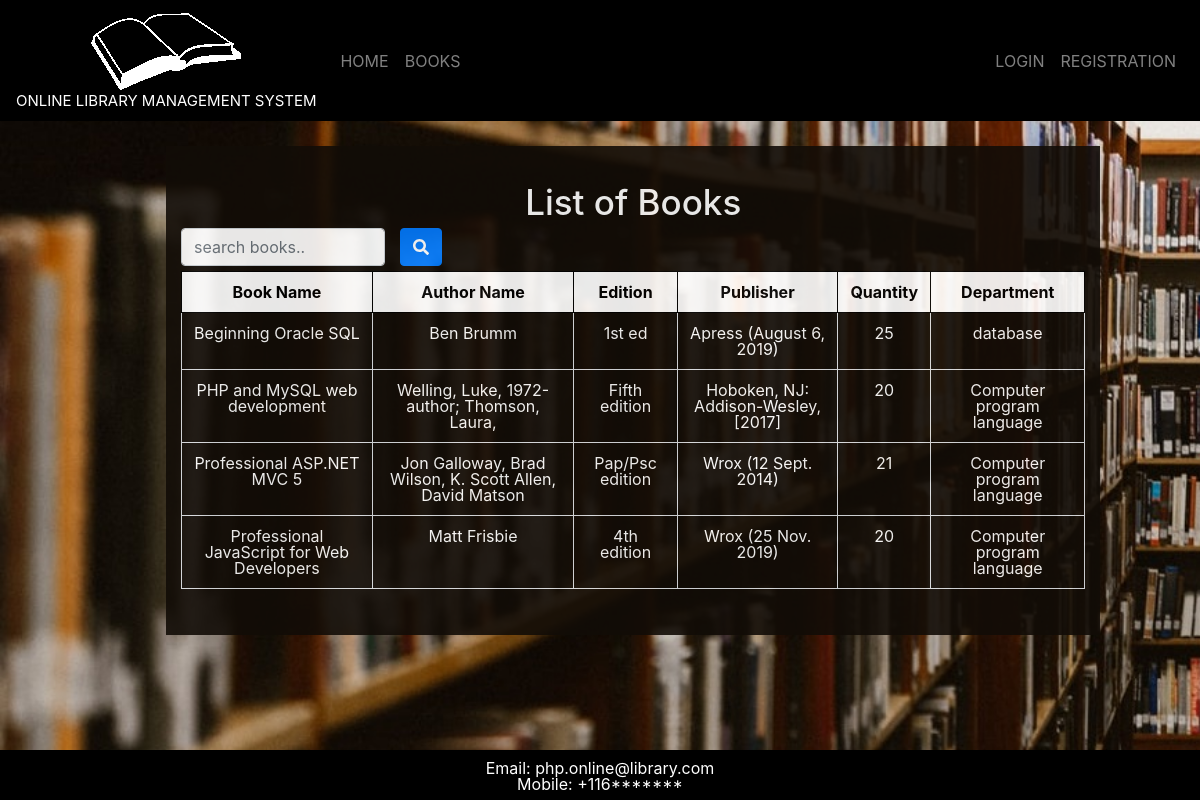
Screenshot of /student/books.php with the database file from the repository.
### tables this page shows
CREATE TABLE `books` (
  `bookID` int(100) NOT NULL,
  `name` varchar(100) NOT NULL,
  `authors` varchar(100) NOT NULL,
  `edition` varchar(100) NOT NULL,
  `publisher` varchar(100) NOT NULL,
  `price` decimal(65,2) NOT NULL,
  `quantity` int(100) NOT NULL,
  `department` varchar(100) NOT NULL,
  `purchaseDate` date NOT NULL
);

### student/books.php (the view, shortened to what this page needs)
<?php
include "navbar.php";
?>
<!DOCTYPE html>
<html>
    <head>
    </head>
    <body>
        <div class="wrapper" id="main">
            <div class="box full-box log-pad">
                <div class="box-content box-form">
                    <div class="container">
                        <h1 class="text-center">List of Books</h1>
                        <div class="text-right search-box">
                            <form class="navbar-form" method="post" name="form1">
                                <div class="row">
                                    <div class="col-3">
                                        <input type="text" class="form-control" type="text" name="search" placeholder="search books..">
                                    </div>
                                    <div class="text-right">
                                        <button type="submit" name="srchBtn" class="btn btn-primary">
                                            <i class="fas fa-search"></i>
                                        </button>
                                    </div>
                                </div>
                            </form>
                        </div>
                        <?php
                        if(isset($_POST['srchBtn'])) {
                            $query=mysqli_query($db,"SELECT * from books where name like '%$_POST[search]%'");
                            if(mysqli_num_rows($query) == 0)
                            {
                                $noRowMsg="No Search result.";
                            }
                        }
                        else {
                            $query=mysqli_query($db,"select * from `books`");
                        }
                        echo "<table class='table table-bordered text-center'>";
                        echo "<thead>";
                        echo "<tr>";
                        echo "<th>";echo "Book Name";echo "</th>";
                        echo "<th>";echo "Author Name";echo "</th>";
                        echo "<th>";echo "Edition";echo "</th>";
                        echo "<th>";echo "Publisher";echo "</th>";
                        echo "<th>";echo "Quantity";echo "</th>";
                        echo "<th>";echo "Department";echo "</th>";
                        echo "</tr>";
                        echo "</thead>";
                        if(!empty($noRowMsg))
                        {
                            if(isset($_SESSION['login_user']))
                            {
                                echo "<td colspan=7>{$noRowMsg}</td>";
                            }
                            else {
                                echo "<td colspan=6>{$noRowMsg}</td>";
                            }
                        }
                        else
                        {
                            while($row=mysqli_fetch_assoc($query))
                            {
                                echo "<tr>";
                                echo "<td>";echo $row['name'];echo "</td>";
                                echo "<td>";echo $row['authors'];echo "</td>";
                                echo "<td>";echo $row['edition'];echo "</td>";
                                echo "<td>";echo $row['publisher'];echo "</td>";
                                echo "<td>";echo $row['quantity'];echo "</td>";
                                echo "<td>";echo $row['department'];echo "</td>";
                                echo "</tr>";
                            }
                            echo "</table>";
                        }
                        ?>
                    </div>
                </div>
            </div>
        </div>
        <?php
        include "../footer.php";
        ?>
    </body>
</html>

### content/css/lms.css (style rules this page uses)
html, body, div, span, object, iframe, h1, h2, h3, h4, h5, h6, p, blockquote, pre, abbr, address, cite, code, del, dfn, em, img, ins, kbd, q, samp, small, strong, sub, sup, var, b, i, dl, dt, dd, ol, ul, li, fieldset, form, label, legend, table, caption, tbody, tfoot, thead, tr, th, td, article, aside, canvas, details, figcaption, figure, footer, header, hgroup, menu, nav, section, summary, time, mark, audio, video { margin:0; padding:0; border:0; outline:0; font-size:100%; vertical-align:baseline; background:transparent; }
body { line-height:1; }
table { border-collapse:collapse; border-spacing:0; }
input, select { vertical-align:middle; }
input { height: 25px; width: 300px; }
th { color: black; background-color: white; border: 1px solid black !important; }
.wrapper { min-height: calc(100vh - 50px); overflow: auto; width: 100%; background-image: url('../images/Library.jpg'); background-repeat: no-repeat; background-attachment: fixed; background-size: cover; }
.box { min-height: 300px; width: 450px; background-color: #120d07; opacity: 0.9; padding-top: 5px; margin: 130px auto 70px auto; opacity: .9; text-align: center; color: white; }
.box.log-pad { margin-left: 150px; }
.box.full-box { width: 80%; }
.box .box-content { color: white; }
.box .box-content.box-form { padding: 30px 0; }
.box .box-content h1 { text-align: center; font-size: 35px; }
.table { color: #fff !important; }
#main { transition: margin-left .5s; padding: 16px; }
.search-box { margin: 5px 0; }

### rows the page displays
books: name "Beginning Oracle SQL", authors "Ben Brumm", edition "1st ed", publisher "Apress (August 6, 2019)", quantity "25", department "database"
books: name "PHP and MySQL web development", authors "Welling, Luke, 1972- author; Thomson, Laura,", edition "Fifth edition", publisher "Hoboken, NJ: Addison-Wesley, [2017]", quantity "20", department "Computer program language"
books: name "Professional ASP.NET MVC 5", authors "Jon Galloway, Brad Wilson, K. Scott Allen, David Matson", edition "Pap/Psc edition", publisher "Wrox (12 Sept. 2014)", quantity "21", department "Computer program language"
books: name "Professional JavaScript for Web Developers", authors "Matt Frisbie", edition "4th edition", publisher "Wrox (25 Nov. 2019)", quantity "20", department "Computer program language"
